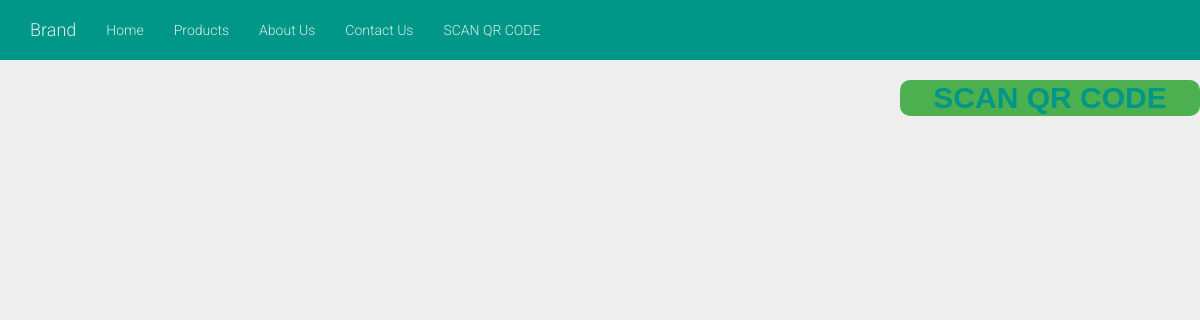
The app's page /tours/, older data.
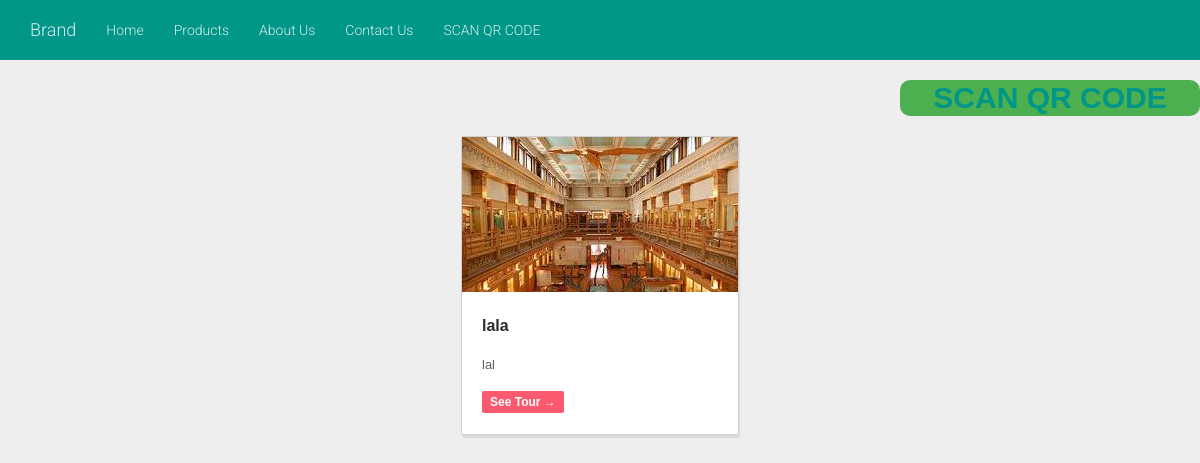
The same page, newer data.
### tours/models.py (models this page shows, shortened)
class Tour(models.Model):
    title = models.CharField(max_length=50)
    description = models.TextField(max_length=5000)
    render = models.ForeignKey(
        Render,
        null=True,
        on_delete=models.CASCADE
    )

### tours/views.py (the view)
def index(request):
    tours = Tour.objects.all()
    return render(request, 'tours/index.html', {'tours': tours})

### tours/templates/tours/index.html
{% include "header.html" %}
{% load i18n admin_urls %}
{% load staticfiles %}
{% load static %}
{% get_media_prefix as media %}
{% include "navbar.html" %}
<div class="fa fa-2x scan-qr-code badge scan-qr-code-index col-lg-3 col-md-3 col-sm-6 col-lg-offset-9 col-md-offset-9col-sm-offset-6" ><a href="https://webqr.com/index.html">SCAN QR CODE</a></div>
<ul class="article-list-basic">
{% for tour in tours %}
    <li>
        <a href="/tours/{{ tour.id }}/">
            <img src="{% static "static_images/redpath-inside.jpg" %}" />
        </a>
        <div>
            <h2><a href="/tours/{{ tour.id }}/">{{ tour.title }}</a></h2>
            <p>{{ tour.description }}</p>
            <a href="/tours/{{ tour.id }}/" class="read-more">See Tour &rarr;</a>
        </div>
    </li>
{% endfor %}
</ul>

Row changes from the older to the newer data that the page shows:
added Tour: title "lala", description "lal"
